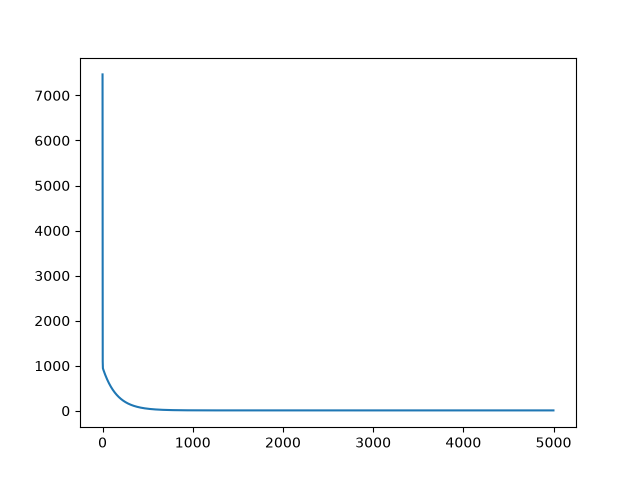

This chart was generated by the following Python code:
import numpy as np

# 입력 데이터와 목표값
x = np.array([2, 4, 6, 8], dtype=float)
y = np.array([81, 93, 91, 97], dtype=float)

# 초기값과 학습률
a = np.random.rand()
b = np.random.rand()

learning_rate = 0.01
epochs = 5000

n = len(x)
mses = []

for epoch in range(epochs):
    prediction = a * x + b
    error = y - prediction

    # README의 비용함수와 편미분 식
    cost = np.mean(error**2)
    gradient_a = -(2 / n) * np.sum(x * error)
    gradient_b = -(2 / n) * np.sum(error)

    # 경사하강법으로 a와 b 갱신
    a -= learning_rate * gradient_a
    b -= learning_rate * gradient_b
    mses.append((error**2).mean())

    if (epoch + 1) % 1000 == 0:
        print(f"epoch: {epoch + 1:5d}, cost: {cost:.6f}, a: {a:.6f}, b: {b:.6f}")

print("\n최종 결과")
print(f"직선의 방정식: y = {a:.6f}x + {b:.6f}")
print(f"최종 비용(MSE): {np.mean((y - (a * x + b))**2):.6f}")
print("예측값:", a * x + b)

import matplotlib.pyplot as plt
plt.plot(mses)
plt.savefig('LR-basic.png')
